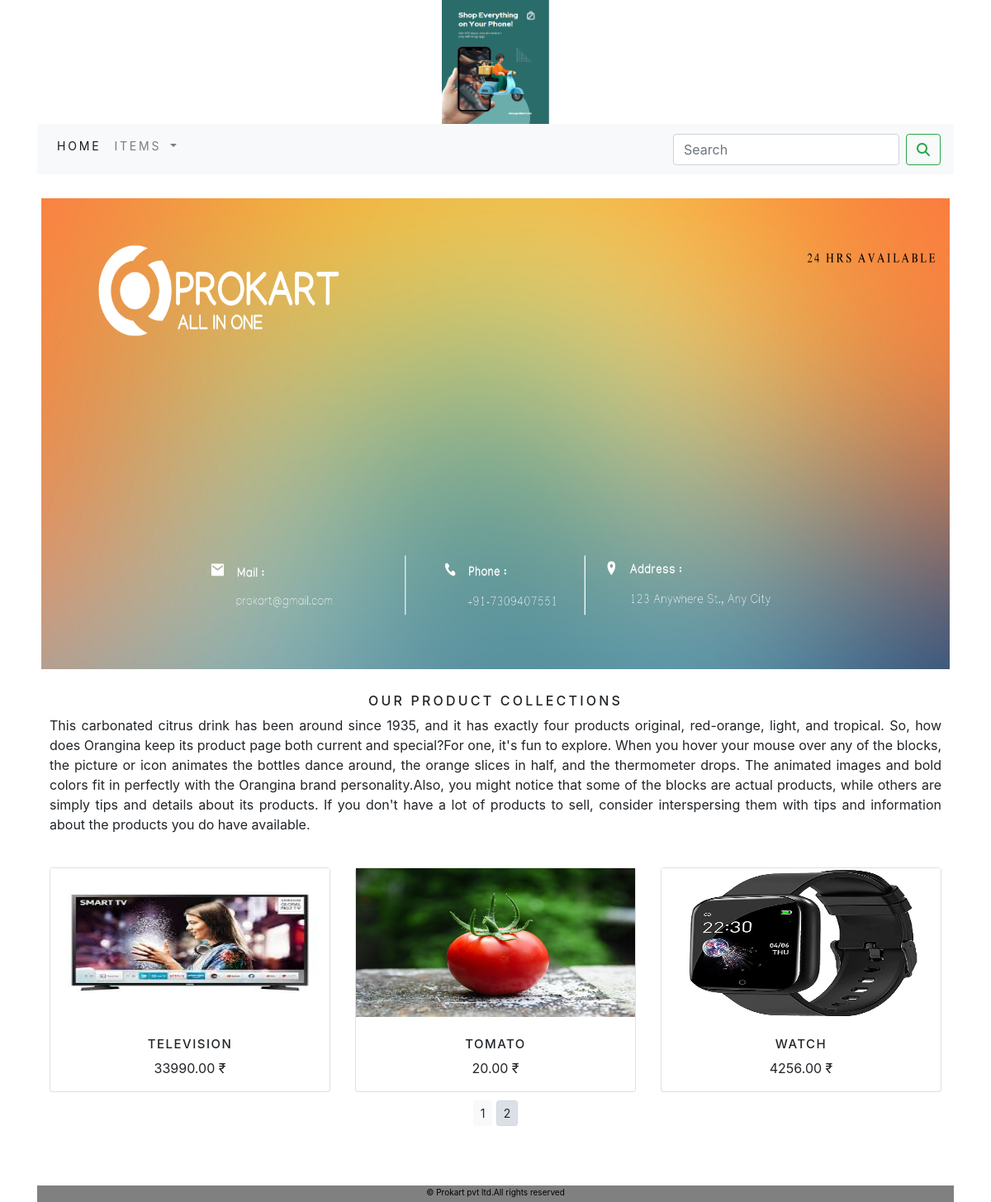
Screenshot of /shop/?page=2 with the database file from the repository.
### shopapp/models.py (models this page shows, shortened)
class Product(models.Model):
    name = models.CharField(max_length=250, unique=True)
    slug = models.SlugField(max_length=250, unique=True)
    desc = models.TextField(blank=True)
    price = models.DecimalField(max_digits=10,decimal_places=2)
    category=models.ForeignKey(Category,on_delete=models.CASCADE)
    image=models.ImageField(upload_to='product',blank=True)
    stock=models.IntegerField()
    available = models.BooleanField(default=True)
    created = models.DateTimeField(auto_now_add=True)
    updated = models.DateTimeField(auto_now=True)
    class Meta():
        ordering=('name',)
        verbose_name='product'
        verbose_name_plural='products'
    def get_url(self):
        return reverse('shopapp:procatdetail',args=[self.category.slug,self.slug])

### shopapp/views.py (the view)
# urls.py: path('',views.allprodcat,name='allprodcat'),
def allprodcat(request,cslug=None):
    cpage = None
    products_list = None
    if cslug!=None:
        cpage=get_object_or_404(Category,slug=cslug)
        products_list=Product.objects.all().filter(category=cpage,available=True)
    else:
        products_list=Product.objects.all().filter(available=True)
    paginator=Paginator(products_list,6)
    try:
        page=int(request.GET.get('page',1))
    except:
        page=1
    try:
        products=paginator.page(page)
    except (EmptyPage,InvalidPage):
        products=paginator.page(paginator.num_pages)
    return render(request,'category.html',{'category':cpage,'products':products})

### cartapp/context_processors.py (called while the page is built)
def counter(request):
    item_count=0
    if 'admin' in request.path:
        return {}
    else:
        try:
            cart=Cart.objects.filter(cart_id=cart_id(request))
            cart_items=Cartitem.objects.all().filter(cart=cart[:1])
            for cart_item in cart_items:
                item_count += cart_item.quantity
        except Cart.DoesNotExist:
            item_count=0
    return dict(item_count=item_count)

### cartapp/views.py (called while the page is built)
def cart_id(request):
    cart=request.session.session_key
    if not cart:
        cart=request.session.create()
    return cart

### shopapp/context_processors.py (called while the page is built)
def menu_links(request):
    links=Category.objects.all()
    return {'links':links}

### shopapp/models.py (called while the page is built)
    def get_url(self):
        return reverse('shopapp:prodbycat', args=[self.slug])

### template/category.html (shortened to what this page needs)
{% extends 'base.html' %}
{% load static %}
{% block content %}
<div class="mx_auto"> <br>
    {% if category %}
    <img class="my_image" src="{{category.image.url}}" alt="category.name" width="400" height="400">
</div><br>
<div>
    <h5 class="text-center my_title"> {{category.name}}</h5><br>
    <p class="text-justify">{{category.desc}}</p>
</div>
    {% else %}
      <div>
       <img class="my_image my_image_padding" src="{% static 'img/banner.png' %}" alt="our products" width="100%" height="580">
   </div><br>
<div class="container">
    <h4 class="text-center my_title"> Our product collections</h4>
  <p class="text-justify">This carbonated citrus drink has been around since 1935, and it has exactly four products original, red-orange, light, and tropical.
So, how does Orangina keep its product page both current and special?For one, it's fun to explore.
When you hover your mouse over any of the blocks, the picture or icon animates the bottles dance
around, the orange slices in half, and the thermometer drops. The animated images and bold colors
fit in perfectly with the Orangina brand personality.Also, you might notice that some of the blocks are actual products, while others are simply tips and details about its products. If you don't have a lot of products to sell, consider interspersing them with tips and information about the products you do have available.</p>
</div>
{% endif %}
<br>
<div class="container">
    <div class="row mx_auto">
        {% for product in products.object_list %}
               <div class="my_bottom_margin col-9 col-sm-6 col-md-4 xol-lg-4 ">
              <div class="card text-center" style="min-width:18rem;">
                  <a href="{{product.get_url}}"><img   src="{{product.image.url}}" alt="{{product.name}}" width="100%" height="180"></a>
<br>                 <div class="card_body ">
                     <h5> {{product.name}}</h5>
                      <p>{{product.price}} ₹ </p>
                 </div>
              </div>
          </div>
        {% endfor %}<br> <br>
          </div>
    <div class="mx_auto">
        {% if products.paginator.num_pages > 1 %}
        <div class="text-center">
            {% for pg in products.paginator.page_range %}
              <a href="?page={{pg}}" class="btn btn-light btn-sm {% if products.number == pg %} active {% endif %} ">{{pg}}</a>
         {% endfor %}
        </div>
 {% endif %}
    </div>
<br>
    </div>
{% endblock %}

### static/css/custom.css (style rules this page uses)
.my_bottom_margin { margin-bottom:10px; }
.my_image { width:100% height:auto; }
.my_title { font-size:16px; text-transform:uppercase; letter-spacing:.2em; }
.my_image_padding { padding:5px; }
.card_body h5 { font-size:15px; text-transform:uppercase; letter-spacing:.1em; }

### rows the page displays
Product: image (picture), name "TELEVISION", price "33990.00"
Product: image (picture), name "TOMATO", price "20.00"
Product: image (picture), name "WATCH", price "4256.00"

### other values shown
{{ pg }} "1" "2"
